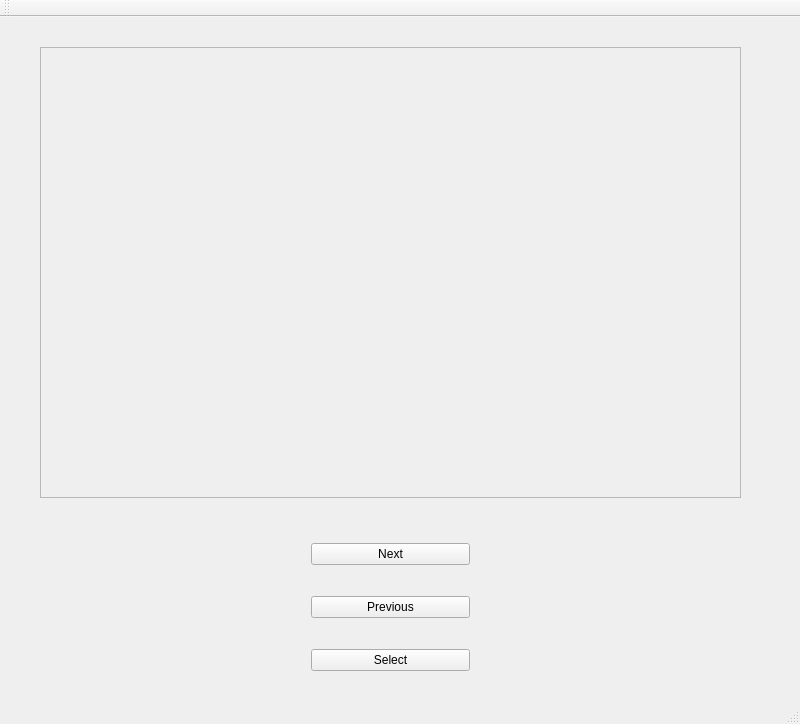
<?xml version="1.0" encoding="UTF-8"?>
<ui version="4.0">
 <class>MainWindow</class>
 <widget class="QMainWindow" name="MainWindow">
  <property name="geometry">
   <rect>
    <x>0</x>
    <y>0</y>
    <width>800</width>
    <height>724</height>
   </rect>
  </property>
  <property name="windowTitle">
   <string>MainWindow</string>
  </property>
  <widget class="QWidget" name="centralWidget">
   <widget class="QScrollArea" name="scrollArea">
    <property name="geometry">
     <rect>
      <x>40</x>
      <y>30</y>
      <width>701</width>
      <height>451</height>
     </rect>
    </property>
    <property name="widgetResizable">
     <bool>true</bool>
    </property>
    <widget class="QWidget" name="scrollAreaWidgetContents">
     <property name="geometry">
      <rect>
       <x>0</x>
       <y>0</y>
       <width>699</width>
       <height>449</height>
      </rect>
     </property>
     <widget class="QLabel" name="label">
      <property name="geometry">
       <rect>
        <x>-10</x>
        <y>-80</y>
        <width>711</width>
        <height>621</height>
       </rect>
      </property>
      <property name="text">
       <string/>
      </property>
     </widget>
     <zorder>label</zorder>
     <zorder>label</zorder>
    </widget>
   </widget>
   <widget class="QWidget" name="">
    <property name="geometry">
     <rect>
      <x>300</x>
      <y>490</y>
      <width>181</width>
      <height>201</height>
     </rect>
    </property>
    <layout class="QVBoxLayout" name="verticalLayout">
     <item>
      <widget class="QPushButton" name="pushButton_next">
       <property name="text">
        <string>Next</string>
       </property>
      </widget>
     </item>
     <item>
      <widget class="QPushButton" name="pushButton_previous">
       <property name="text">
        <string>Previous</string>
       </property>
      </widget>
     </item>
     <item>
      <widget class="QPushButton" name="pushButton_select">
       <property name="text">
        <string>Select</string>
       </property>
      </widget>
     </item>
    </layout>
   </widget>
  </widget>
  <widget class="QMenuBar" name="menuBar">
   <property name="geometry">
    <rect>
     <x>0</x>
     <y>0</y>
     <width>800</width>
     <height>22</height>
    </rect>
   </property>
  </widget>
  <widget class="QToolBar" name="mainToolBar">
   <attribute name="toolBarArea">
    <enum>TopToolBarArea</enum>
   </attribute>
   <attribute name="toolBarBreak">
    <bool>false</bool>
   </attribute>
  </widget>
  <widget class="QStatusBar" name="statusBar"/>
 </widget>
 <layoutdefault spacing="6" margin="11"/>
 <resources/>
 <connections/>
</ui>
